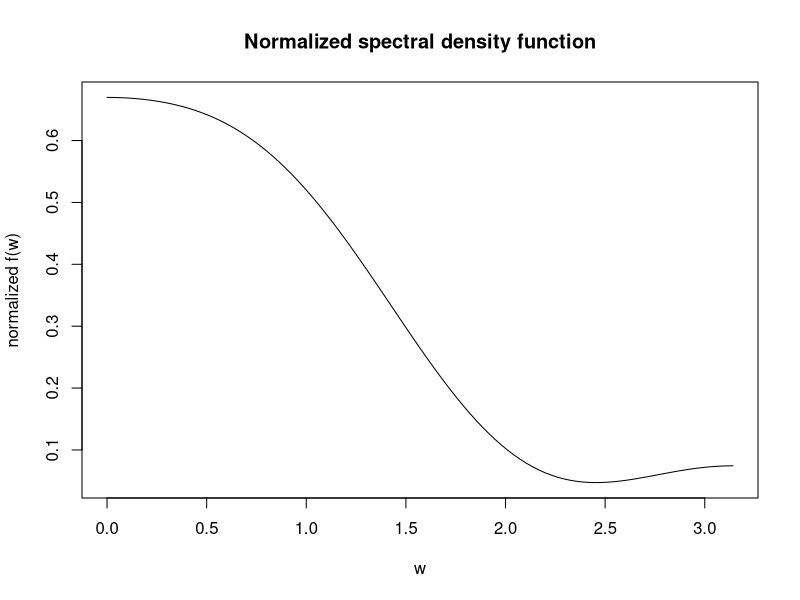
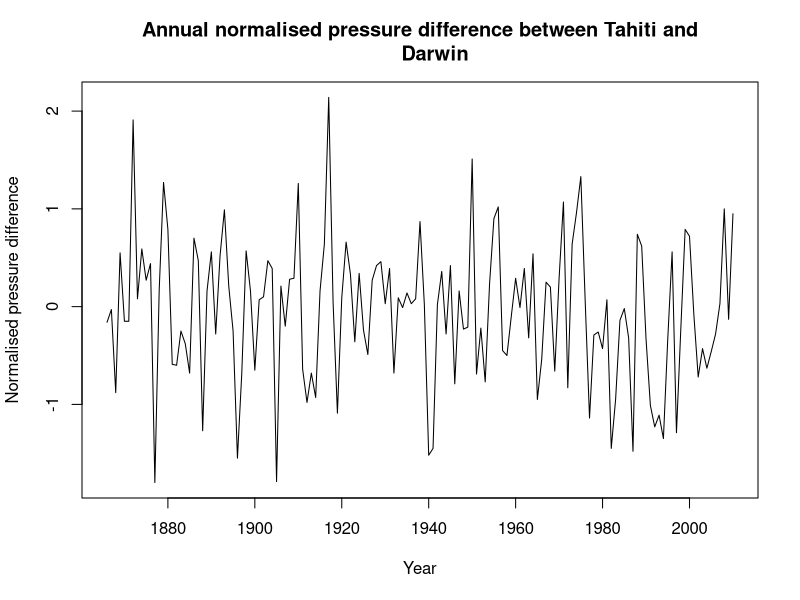
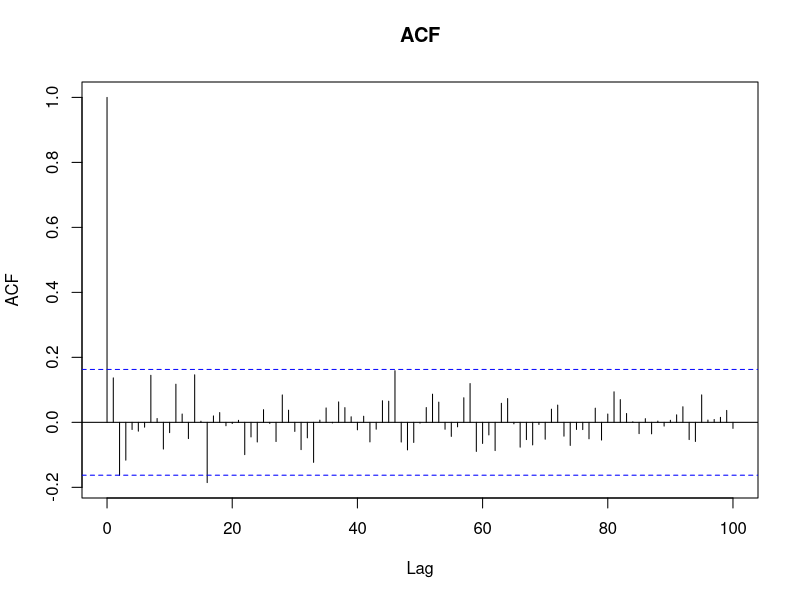
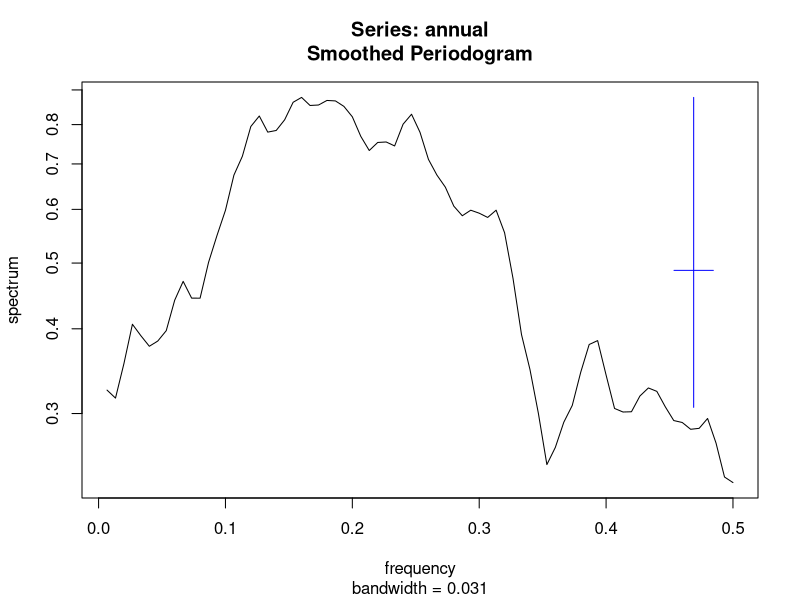
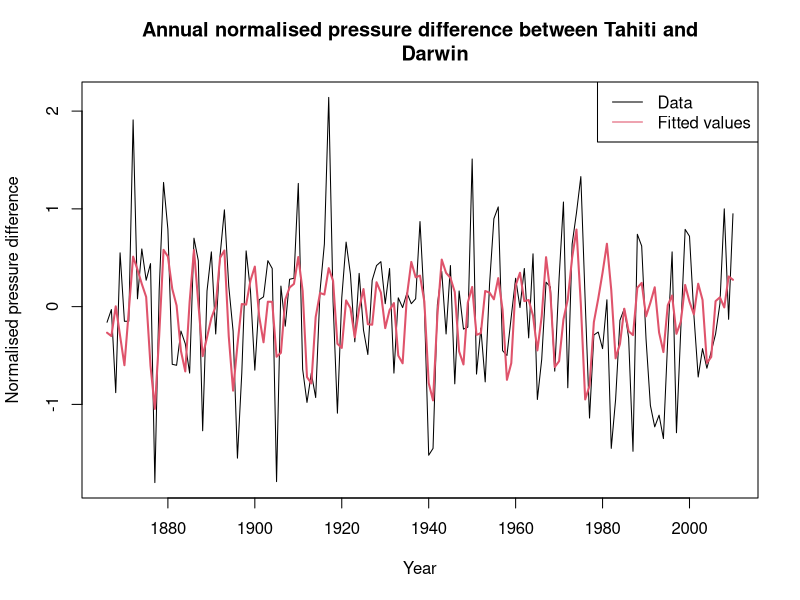

These figures' R source, in order:
## ---- chunk 1
knitr::opts_chunk$set(echo = TRUE)
library(knitr)
## ---- chunk 2
omega <- seq(0, pi, by = 0.01*pi)
norm_spect <- 1/(1.54*pi) * (1.54 + 2*(0.82*cos(omega) + 0.13*cos(2*omega) -
                                         0.1*cos(3*omega)))
plot(x = omega, y = norm_spect, 
     type = "l", 
     xlab = "w", 
     ylab = "normalized f(w)", 
     main = "Normalized spectral density function")

## ---- chunk 3
soi <- read.delim("soi.txt", header = TRUE, sep = "")
annual <- ts(soi$annual, start=soi$year[1], end = soi$year[length(soi$year)])
plot(annual, 
     main = "Annual normalised pressure difference between Tahiti and
     Darwin",
     xlab = "Year",
     ylab = "Normalised pressure difference")
acf(annual, lag.max = 100, main = "ACF")
## ---- chunk 4
pgram <- spec.pgram(annual, spans = sqrt(2 * length(annual)))
pgram$freq[which.max(pgram$spec)] # frequency of the model where periodogram is max
pgram$freq[which.max(pgram$spec)] * 2*pi # angular frequency where periodogram is max
## ---- chunk 5
# Inputs: a time series 'ts', and a constant 'p' in {0, 1, ..., N/2}
# Output: the angular frequency corresponding to p for the time series ts
get_freq <- function(ts, p) {
  (2 * pi) * (p / length(ts))
}

get_freq(annual, 10)
## ---- chunk 6
# gets the f statistic of a model
get_fstat <- function(model) {
  summary(model)[["fstatistic"]][["value"]]
}

# identifies values of p giving significant Fourier frequencies, 
#   and puts them in the vector P
t <- c(1:length(annual))
P <- c()

for (p in 1:73) {
  
  model <- 
    lm(annual ~ cos(get_freq(annual, p) * t) + sin(get_freq(annual, p) * t),
       data = soi)
  
  if (get_fstat(model) > qf(0.95, df1 = 2, df2 = 145 - 3)) {
    P <- c(P, p)
  }
}

P
## ---- chunk 7
model_data <-
  data.frame(
    annual = soi$annual,
    cos_term_1 = cos(get_freq(annual, P[1]) * t),
    cos_term_2 = cos(get_freq(annual, P[2]) * t),
    cos_term_3 = cos(get_freq(annual, P[3]) * t),
    cos_term_4 = cos(get_freq(annual, P[4]) * t),
    cos_term_5 = cos(get_freq(annual, P[5]) * t),
    sin_term_1 = sin(get_freq(annual, P[1]) * t),
    sin_term_2 = sin(get_freq(annual, P[2]) * t),
    sin_term_3 = sin(get_freq(annual, P[3]) * t),
    sin_term_4 = sin(get_freq(annual, P[4]) * t),
    sin_term_5 = sin(get_freq(annual, P[5]) * t)
  )
  
model <-
  lm(annual ~ cos_term_1 + cos_term_2 + cos_term_3 + + cos_term_4 +
       cos_term_5 + sin_term_1 + sin_term_2 + sin_term_3 + sin_term_4 +
       sin_term_5,
     data = model_data)
summary(model)
## ---- chunk 8
kable(data.frame(Estimates = model$coefficients, 
                 row.names = c("alpha0", "alpha1", "alpha2", "alpha3",
                               "alpha4", "alpha5", "beta1", "beta2",
                               "beta3", "beta4", "beta5")))
## ---- chunk 9
plot(annual, 
     main = "Annual normalised pressure difference between Tahiti and
     Darwin",
     xlab = "Year",
     ylab = "Normalised pressure difference")
lines(x = soi$year, 
      y = model$fitted.values, 
      type = "l", 
      col = 2, 
      lwd = 2)
legend("topright", 
       legend = c("Data", "Fitted values"), 
       col = c(1, 2), 
       lwd = 1)
